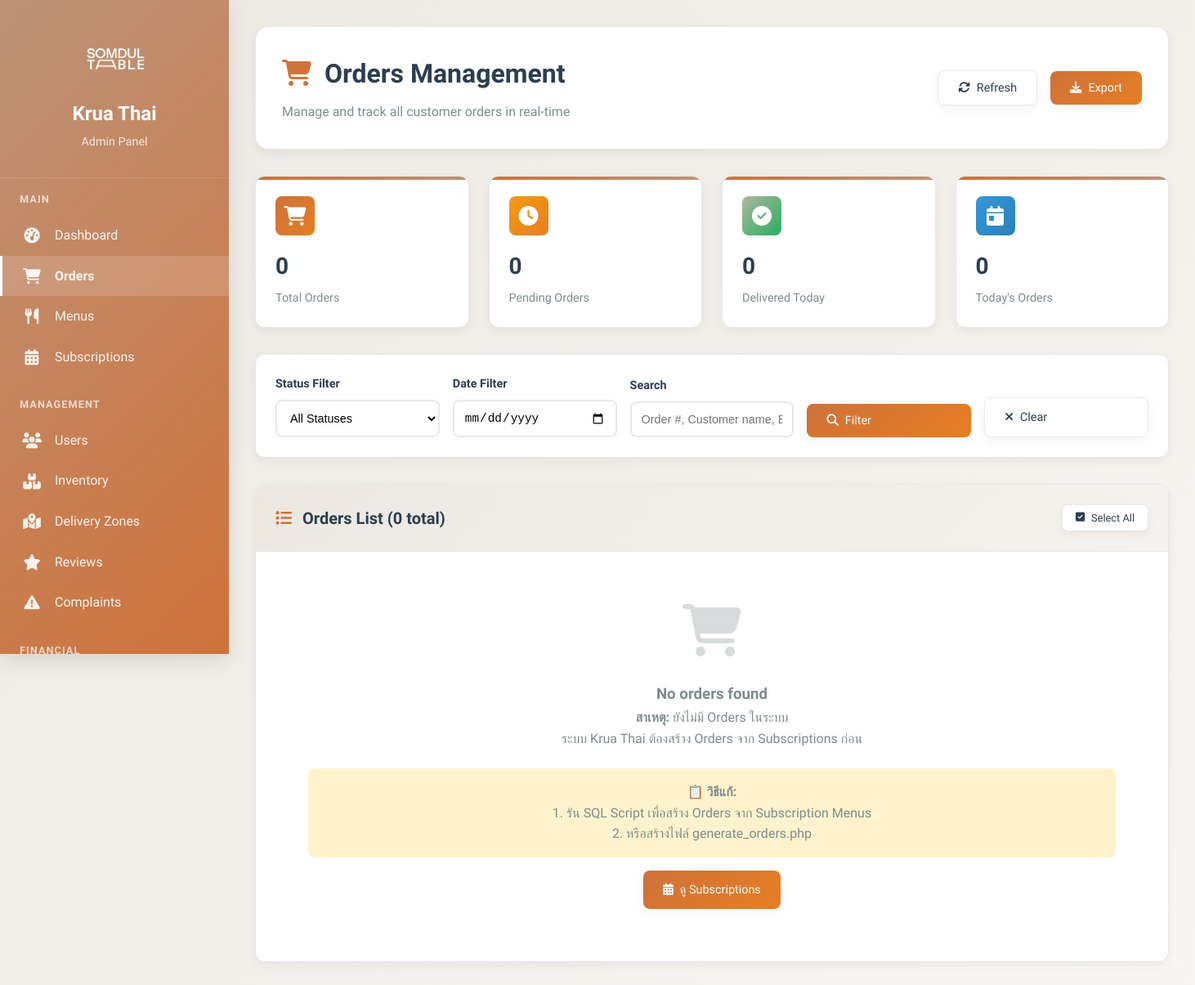
The page /KruaThai/admin/orders.php (signed in) on the database as committed earlier.
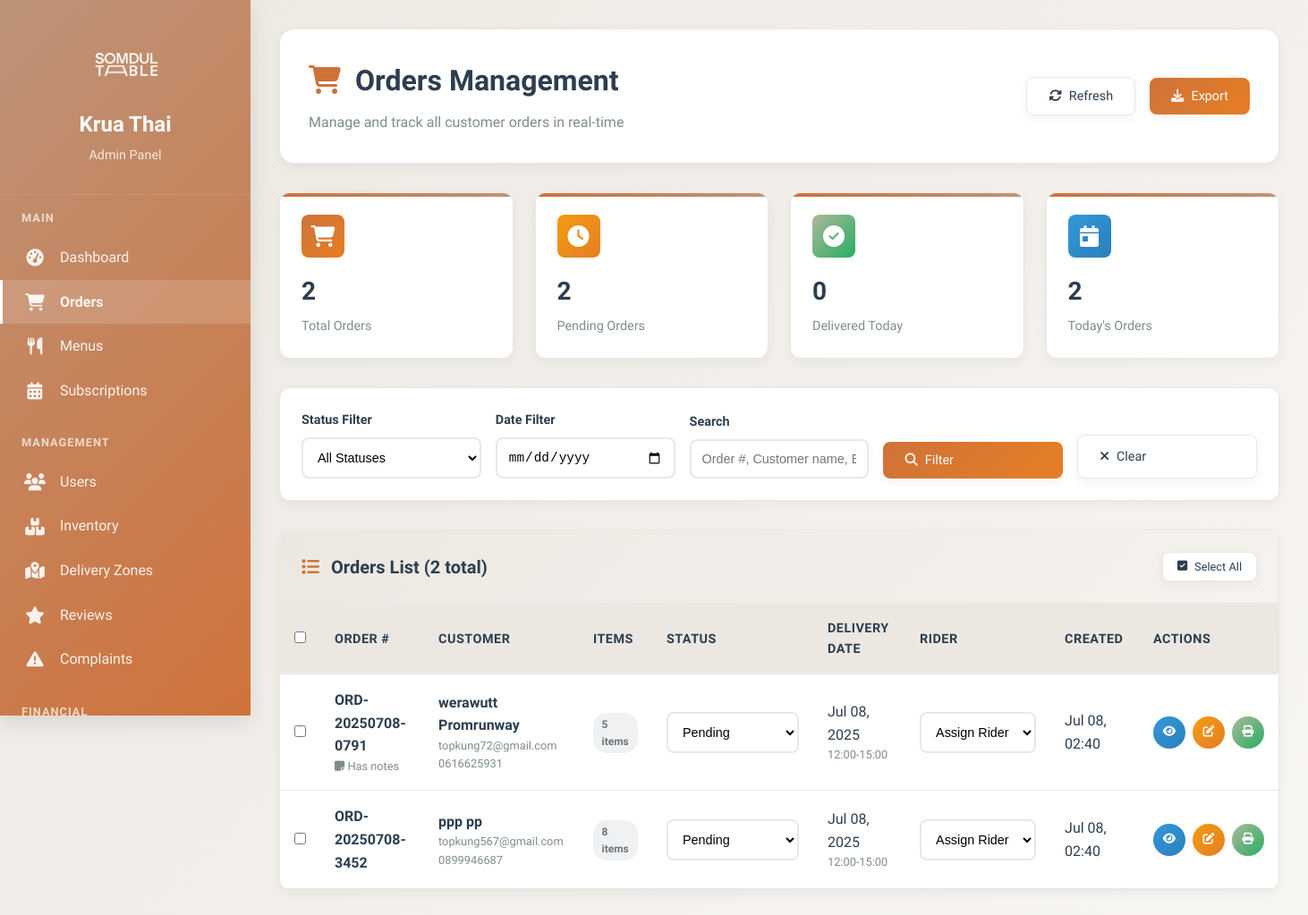
The same page on the database as committed later.
### tables this page shows
CREATE TABLE `orders` (
  `id` char(36) NOT NULL,
  `order_number` varchar(20) NOT NULL,
  `subscription_id` char(36) NOT NULL,
  `user_id` char(36) NOT NULL,
  `delivery_date` date NOT NULL,
  `delivery_time_slot` enum('09:00-12:00','12:00-15:00','15:00-18:00','18:00-21:00') DEFAULT NULL,
  `delivery_address` text NOT NULL,
  `delivery_instructions` text,
  `status` enum('pending','confirmed','preparing','ready','out_for_delivery','delivered','cancelled') DEFAULT 'pending',
  `kitchen_status` enum('not_started','in_progress','completed') DEFAULT 'not_started',
  `assigned_rider_id` char(36) DEFAULT NULL,
  `pickup_time` timestamp NULL DEFAULT NULL,
  `delivery_confirmation_method` enum('photo','signature','customer_present','left_at_door') DEFAULT 'customer_present',
  `delivery_photo_url` varchar(500) DEFAULT NULL,
  `delivery_signature_url` varchar(500) DEFAULT NULL,
  `delivered_at` timestamp NULL DEFAULT NULL,
  `total_items` int(11) DEFAULT '0',
  `estimated_prep_time` int(11) DEFAULT '30',
  `special_notes` text,
  `created_at` timestamp NOT NULL DEFAULT CURRENT_TIMESTAMP,
  `updated_at` timestamp NOT NULL DEFAULT CURRENT_TIMESTAMP ON UPDATE CURRENT_TIMESTAMP
);

CREATE TABLE `users` (
  `id` char(36) NOT NULL,
  `email` varchar(255) NOT NULL,
  `password_hash` varchar(255) NOT NULL,
  `first_name` varchar(100) NOT NULL,
  `last_name` varchar(100) NOT NULL,
  `phone` varchar(20) DEFAULT NULL,
  `date_of_birth` date DEFAULT NULL,
  `gender` enum('male','female','other') DEFAULT NULL,
  `role` enum('customer','admin','kitchen','rider','support') DEFAULT 'customer',
  `status` enum('active','inactive','suspended','pending_verification') DEFAULT 'pending_verification',
  `email_verified` tinyint(1) DEFAULT '0',
  `email_verification_token` varchar(100) DEFAULT NULL,
  `delivery_address` text,
  `address_line_2` varchar(255) DEFAULT NULL,
  `city` varchar(100) DEFAULT NULL,
  `state` varchar(100) DEFAULT NULL,
  `zip_code` varchar(10) DEFAULT NULL,
  `country` varchar(100) DEFAULT 'Thailand',
  `delivery_instructions` text,
  `dietary_preferences` json DEFAULT NULL,
  `allergies` json DEFAULT NULL,
  `spice_level` enum('mild','medium','hot','extra_hot') DEFAULT 'medium',
  `last_login` timestamp NULL DEFAULT NULL,
  `failed_login_attempts` int(11) DEFAULT '0',
  `locked_until` timestamp NULL DEFAULT NULL,
  `password_reset_token` varchar(100) DEFAULT NULL,
  `password_reset_expires` timestamp NULL DEFAULT NULL,
  `created_at` timestamp NOT NULL DEFAULT CURRENT_TIMESTAMP,
  `updated_at` timestamp NOT NULL DEFAULT CURRENT_TIMESTAMP ON UPDATE CURRENT_TIMESTAMP
);

### KruaThai/admin/orders.php (the view, shortened to what the rows shown need)
<?php
require_once '../config/database.php';
$page = max(1, (int)($_GET['page'] ?? 1));
$limit = 20;
$offset = ($page - 1) * $limit;
$where_conditions = ['1=1'];
$params = [];
$where_clause = implode(' AND ', $where_conditions);
try {
    $orders_sql = "
        SELECT o.*,
               CONCAT(u.first_name, ' ', u.last_name) as customer_name,
               u.email as customer_email,
               u.phone as customer_phone,
               CONCAT(r.first_name, ' ', r.last_name) as rider_name,
               (SELECT COUNT(*) FROM order_items WHERE order_id = o.id) as item_count
        FROM orders o
        JOIN users u ON o.user_id = u.id
        LEFT JOIN users r ON o.assigned_rider_id = r.id
        WHERE $where_clause
        ORDER BY o.created_at DESC
        LIMIT ? OFFSET ?
    ";
    $stmt = $pdo->prepare($orders_sql);
    $stmt->execute(array_merge($params, [$limit, $offset]));
    $orders = $stmt->fetchAll(PDO::FETCH_ASSOC);
} catch (Exception $e) {
    $orders = [];
    $stats = [
        'total_orders' => 0, 'pending_orders' => 0, 'confirmed_orders' => 0,
        'preparing_orders' => 0, 'ready_orders' => 0, 'out_for_delivery_orders' => 0,
        'delivered_orders' => 0, 'cancelled_orders' => 0, 'today_orders' => 0
    ];
    $riders = [];
    $total_orders = 0;
    $total_pages = 1;
    error_log("Orders page error: " . $e->getMessage());
}
?>
<!DOCTYPE html>
<html lang="th">
<head>
    <link href="https://cdnjs.cloudflare.com/ajax/libs/font-awesome/6.4.0/css/all.min.css" rel="stylesheet">
</head>
<body>
    <div class="admin-layout">
        <div class="main-content">
            <div class="page-header">
                <div class="header-content">
                    <div>
                        <h1 class="page-title">
                            <i class="fas fa-shopping-cart" style="color: var(--curry); margin-right: 0.5rem;"></i>
                            Orders Management
                        </h1>
                    </div>
                </div>
            </div>
            <div class="orders-container">
                <div class="table-wrapper">
                    <?php if (!empty($orders)): ?>
                    <table class="table">
                        <thead>
                            <tr>
                                <th>
                                    <input type="checkbox" id="selectAll" onchange="toggleSelectAll()">
                                </th>
                                <th>Order #</th>
                                <th>Customer</th>
                                <th>Items</th>
                                <th>Status</th>
                                <th>Delivery Date</th>
                                <th>Rider</th>
                                <th>Created</th>
                                <th>Actions</th>
                            </tr>
                        </thead>
                        <tbody>
                            <?php foreach ($orders as $order): ?>
                            <tr data-order-id="<?= $order['id'] ?>">
                                <td>
                                    <input type="checkbox" class="order-checkbox" value="<?= $order['id'] ?>" onchange="updateBulkActions()">
                                </td>
                                <td>
                                    <strong><?= htmlspecialchars($order['order_number']) ?></strong>
                                    <?php if ($order['special_notes']): ?>
                                        <div style="font-size: 0.8rem; color: var(--text-gray);">
                                            <i class="fas fa-sticky-note"></i>
                                            Has notes
                                        </div>
                                    <?php endif; ?>
                                </td>
                                <td>
                                    <div>
                                        <strong><?= htmlspecialchars($order['customer_name']) ?></strong>
                                    </div>
                                    <div style="font-size: 0.8rem; color: var(--text-gray);">
                                        <?= htmlspecialchars($order['customer_email']) ?>
                                    </div>
                                    <div style="font-size: 0.8rem; color: var(--text-gray);">
                                        <?= htmlspecialchars($order['customer_phone']) ?>
                                    </div>
                                </td>
                                <td>
                                    <span class="priority-badge priority-normal">
                                        <?= $order['item_count'] ?> items
                                    </span>
                                </td>
                                <td>
                                    <select class="form-control status-select" data-order-id="<?= $order['id'] ?>" onchange="updateOrderStatus(this)">
                                        <option value="pending" <?= $order['status'] === 'pending' ? 'selected' : '' ?>>Pending</option>
                                    </select>
                                </td>
                                <td>
                                    <?php
                                        $deliveryDate = new DateTime($order['delivery_date']);
                                        echo $deliveryDate->format('M d, Y');
                                    ?>
                                    <?php if ($order['delivery_time_slot']): ?>
                                        <div style="font-size: 0.8rem; color: var(--text-gray);">
                                            <?= htmlspecialchars($order['delivery_time_slot']) ?>
                                        </div>
                                    <?php endif; ?>
                                </td>
                                <td>
                                    <?php if ($order['rider_name']): ?>
                                        <div>
                                            <strong><?= htmlspecialchars($order['rider_name']) ?></strong>
                                        </div>
                                    <?php else: ?>
                                        <select class="form-control rider-select" data-order-id="<?= $order['id'] ?>" onchange="assignRider(this)">
                                            <option value="">Assign Rider</option>
                                        </select>
                                    <?php endif; ?>
                                </td>
                                <td>
                                    <?php
                                        $createdDate = new DateTime($order['created_at']);
                                        echo $createdDate->format('M d, H:i');
                                    ?>
                                </td>
                                <td>
                                    <div style="display: flex; gap: 0.5rem;">
                                        <button class="btn btn-icon btn-info btn-sm" onclick="viewOrderDetails('<?= $order['id'] ?>')" title="View Details">
                                            <i class="fas fa-eye"></i>
                                        </button>
                                        <button class="btn btn-icon btn-warning btn-sm" onclick="editOrder('<?= $order['id'] ?>')" title="Edit Order">
                                            <i class="fas fa-edit"></i>
                                        </button>
                                        <button class="btn btn-icon btn-success btn-sm" onclick="printOrder('<?= $order['id'] ?>')" title="Print">
                                            <i class="fas fa-print"></i>
                                        </button>
                                    </div>
                                </td>
                            </tr>
                            <?php endforeach; ?>
                        </tbody>
                    </table>
<?php endif; ?>
            </div>
        </div>
    </div>
</body>
</html>

Rows that differ between the two databases and show on the page:
added orders: order_number "ORD-20250708-0791", shows "Has notes", customer_name "werawutt Promrunway", user.email "topkung72@gmail.com", user.phone "0616625931", item_count "5", status+id "Pending", delivery_date "Jul 08, 2025", delivery_time_slot "12:00-15:00", created_at "Jul 08, 02:40"
added orders: order_number "ORD-20250708-3452", customer_name "ppp pp", user.email "topkung567@gmail.com", user.phone "0899946687", item_count "8", status+id "Pending", delivery_date "Jul 08, 2025", delivery_time_slot "12:00-15:00", created_at "Jul 08, 02:40"
Other text that changed with them:
$stats['total_orders']: "0" → "2"
$stats['pending_orders']: "0" → "2"
$stats['today_orders']: "0" → "2"
$total_orders: "0" → "2"
form field value: (not shown) → "☐"
text no longer shown: "No orders found สาเหตุ: ยังไม่มี Orders ในระบบ ระบบ Krua Thai ต้องสร้าง Orders จาก Subscriptions ก่อน 📋 วิธีแก้: 1. รัน SQL Script เพื่อสร้าง Orders จาก Subscription Menus 2. หรือสร้างไฟล์ generate_orders.php ดู Subscriptions"
text now shown: "ORDER # CUSTOMER ITEMS STATUS DELIVERY DATE RIDER CREATED ACTIONS"
